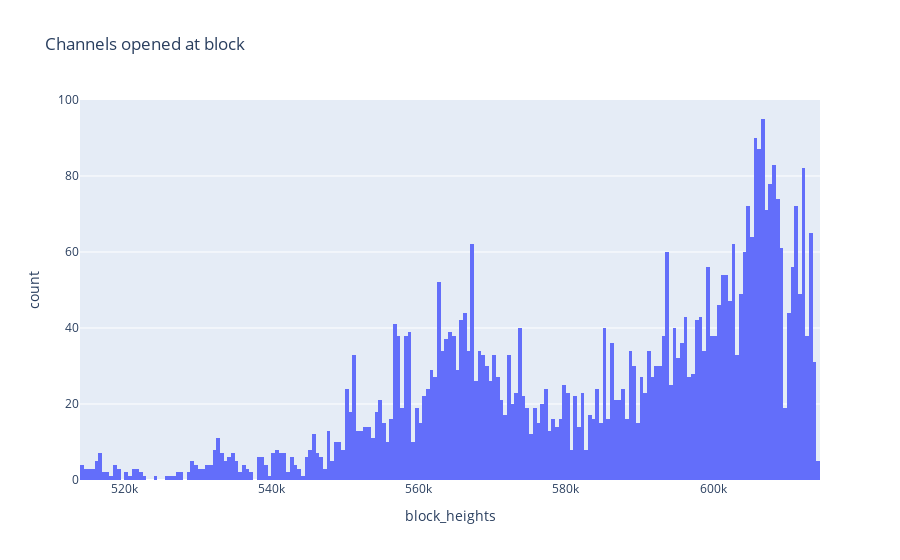
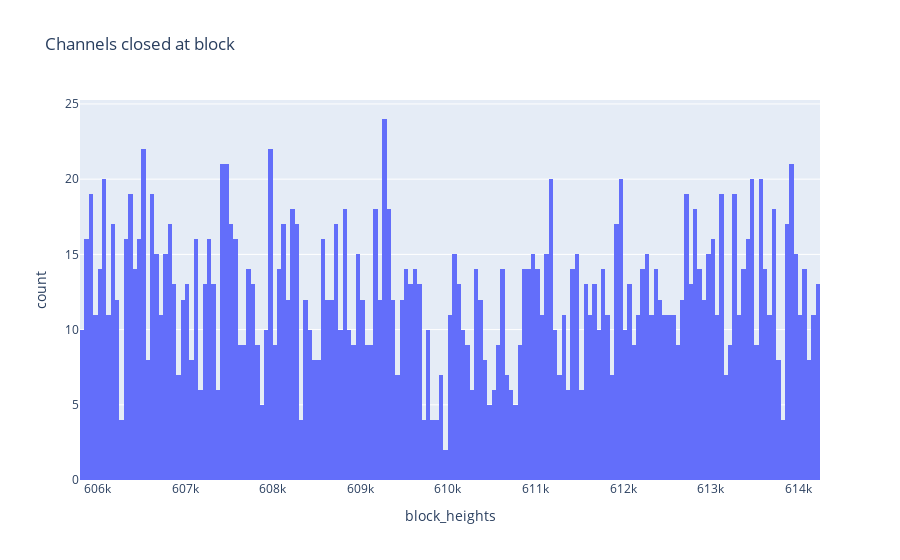
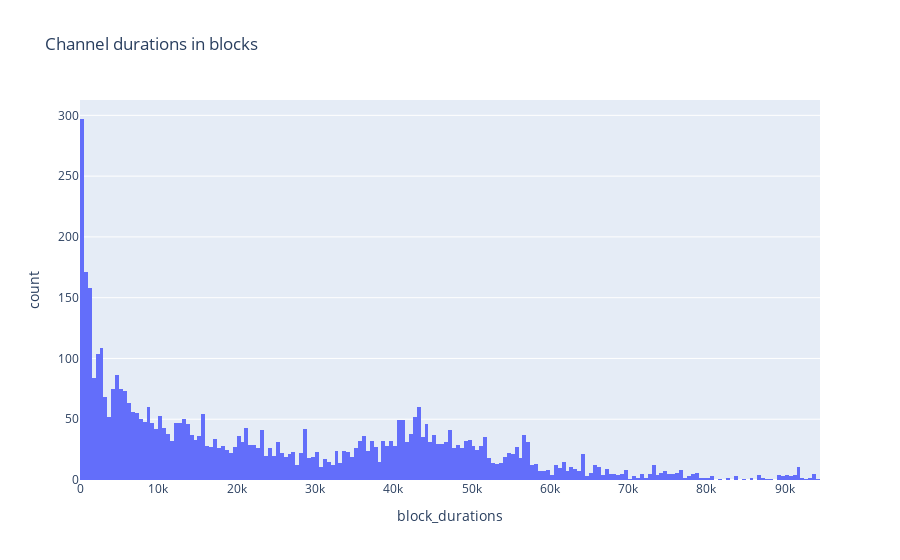
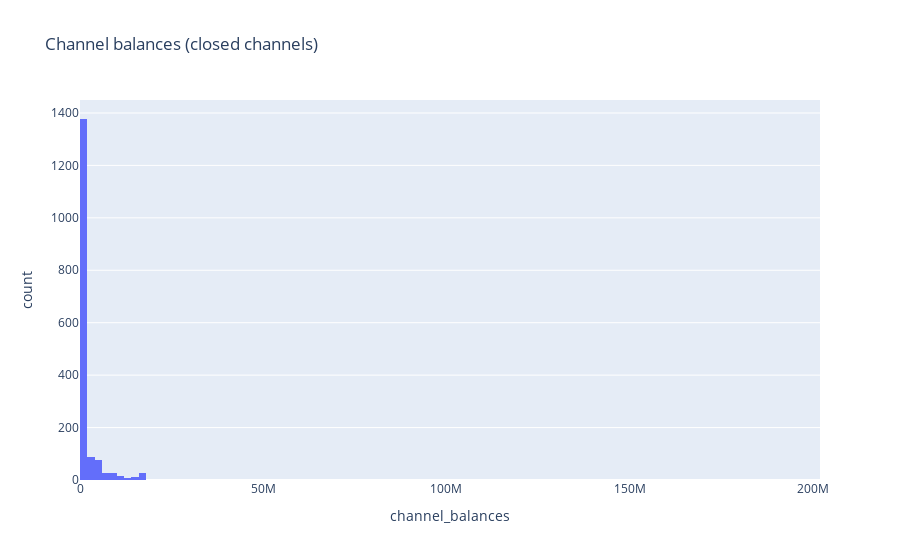

The code cell stored with these charts, in order, in its notebook:
### Code cell
channel_openings_at_block = {}
channel_closings_at_block = {}
channel_durations = {}
channel_balances = {}

for channel in closed_channels_onchain:
    try:
        channel_openings_at_block[channel['on_chain']['block_height_funding_tx']] += 1
    except KeyError as e:
        channel_openings_at_block[channel['on_chain']['block_height_funding_tx']] = 1
    
    try:
        channel_closings_at_block[channel['on_chain']['block_height_closing_tx']] += 1
    except KeyError as e:
        channel_closings_at_block[channel['on_chain']['block_height_closing_tx']] = 1
    
    try:
        channel_durations[channel['on_chain']['block_height_closing_tx']-channel['on_chain']['block_height_funding_tx']] += 1
    except KeyError as e:
        channel_durations[channel['on_chain']['block_height_closing_tx']-channel['on_chain']['block_height_funding_tx']] = 1
    
    try:
        channel_balances[channel['off_chain']['capacity']] += 1
    except KeyError as e:
        channel_balances[channel['off_chain']['capacity']] = 1

channel_openings_at_block = {k: channel_openings_at_block[k] for k in sorted(channel_openings_at_block)}
channel_closings_at_block = {k: channel_closings_at_block[k] for k in sorted(channel_closings_at_block)}
channel_durations = {k: channel_durations[k] for k in sorted(channel_durations)}
channel_balances = {k: channel_balances[k] for k in sorted(channel_balances)}

df_channel_openings_at_block = pd.DataFrame({'block_heights': list(channel_openings_at_block.keys()), 'counts': list(channel_openings_at_block.values())})
df_channel_closings_at_block = pd.DataFrame({'block_heights': list(channel_closings_at_block.keys()), 'counts': list(channel_closings_at_block.values())})
df_channel_durations = pd.DataFrame({'block_durations': list(channel_durations.keys()), 'counts': list(channel_durations.values())})
df_channel_balances = pd.DataFrame({'channel_balances': list(channel_balances.keys()), 'counts': list(channel_balances.values())})

fig = px.histogram(df_channel_openings_at_block, x='block_heights', title='Channels opened at block', nbins=250)
fig.show()

fig = px.histogram(df_channel_closings_at_block, x='block_heights', title='Channels closed at block', nbins=250)
fig.show()

fig = px.histogram(df_channel_durations, x='block_durations', title='Channel durations in blocks', nbins=250)
fig.show()

fig = px.histogram(df_channel_balances, x='channel_balances', title='Channel balances (closed channels)', nbins=100)
fig.show()

block_durations = list(channel_durations.keys())
block_durations.sort()

block_duration_average = sum(block_durations)/len(block_durations)
block_duration_median = (block_durations[(len(block_durations)//2)]+block_durations[~(len(block_durations)//2)])/2

print('channel duration average is: '+str(block_duration_average)+' blocks ('+ str(block_duration_average*10/60/24) +' days)')
print('channel duration median is: '+str(block_duration_median)+' blocks ('+ str(block_duration_median*10/60/24) +' days)')

### Figure 1 — Plotly figure (JSON) as saved in the notebook; plotly's stock layout.template omitted (floating-point values rounded to 4 significant figures; data arrays with more than 128 entries replaced by an {"elided": "..."} marker saying what was removed)
{"data": [{"alignmentgroup": "True", "bingroup": "x", "hoverlabel": {"namelength": 0}, "hovertemplate": "block_heights=%{x}<br>count=%{y}", "legendgroup": "", "marker": {"color": "#636efa"}, "name": "", "nbinsx": 250, "offsetgroup": "", "orientation": "v", "showlegend": false, "type": "histogram", "x": {"elided": "4637 int values"}, "xaxis": "x", "yaxis": "y"}], "layout": {"barmode": "relative", "legend": {"tracegroupgap": 0}, "title": {"text": "Channels opened at block"}, "xaxis": {"anchor": "y", "domain": [0.0, 1.0], "title": {"text": "block_heights"}}, "yaxis": {"anchor": "x", "domain": [0.0, 1.0], "title": {"text": "count"}}}}

### Figure 2 — Plotly figure (JSON) as saved in the notebook; plotly's stock layout.template omitted (floating-point values rounded to 4 significant figures; data arrays with more than 128 entries replaced by an {"elided": "..."} marker saying what was removed)
{"data": [{"alignmentgroup": "True", "bingroup": "x", "hoverlabel": {"namelength": 0}, "hovertemplate": "block_heights=%{x}<br>count=%{y}", "legendgroup": "", "marker": {"color": "#636efa"}, "name": "", "nbinsx": 250, "offsetgroup": "", "orientation": "v", "showlegend": false, "type": "histogram", "x": {"elided": "2098 int values"}, "xaxis": "x", "yaxis": "y"}], "layout": {"barmode": "relative", "legend": {"tracegroupgap": 0}, "title": {"text": "Channels closed at block"}, "xaxis": {"anchor": "y", "domain": [0.0, 1.0], "title": {"text": "block_heights"}}, "yaxis": {"anchor": "x", "domain": [0.0, 1.0], "title": {"text": "count"}}}}

### Figure 3 — Plotly figure (JSON) as saved in the notebook; plotly's stock layout.template omitted (floating-point values rounded to 4 significant figures; data arrays with more than 128 entries replaced by an {"elided": "..."} marker saying what was removed)
{"data": [{"alignmentgroup": "True", "bingroup": "x", "hoverlabel": {"namelength": 0}, "hovertemplate": "block_durations=%{x}<br>count=%{y}", "legendgroup": "", "marker": {"color": "#636efa"}, "name": "", "nbinsx": 250, "offsetgroup": "", "orientation": "v", "showlegend": false, "type": "histogram", "x": {"elided": "4954 int values"}, "xaxis": "x", "yaxis": "y"}], "layout": {"barmode": "relative", "legend": {"tracegroupgap": 0}, "title": {"text": "Channel durations in blocks"}, "xaxis": {"anchor": "y", "domain": [0.0, 1.0], "title": {"text": "block_durations"}}, "yaxis": {"anchor": "x", "domain": [0.0, 1.0], "title": {"text": "count"}}}}

### Figure 4 — Plotly figure (JSON) as saved in the notebook; plotly's stock layout.template omitted (floating-point values rounded to 4 significant figures; data arrays with more than 128 entries replaced by an {"elided": "..."} marker saying what was removed)
{"data": [{"alignmentgroup": "True", "bingroup": "x", "hoverlabel": {"namelength": 0}, "hovertemplate": "channel_balances=%{x}<br>count=%{y}", "legendgroup": "", "marker": {"color": "#636efa"}, "name": "", "nbinsx": 100, "offsetgroup": "", "orientation": "v", "showlegend": false, "type": "histogram", "x": {"elided": "1663 str values"}, "xaxis": "x", "yaxis": "y"}], "layout": {"barmode": "relative", "legend": {"tracegroupgap": 0}, "title": {"text": "Channel balances (closed channels)"}, "xaxis": {"anchor": "y", "domain": [0.0, 1.0], "title": {"text": "channel_balances"}}, "yaxis": {"anchor": "x", "domain": [0.0, 1.0], "title": {"text": "count"}}}}
